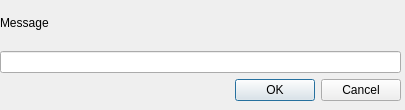
<?xml version="1.0" encoding="UTF-8"?>
<ui version="4.0">
 <class>uiFriendsAd</class>
 <widget class="QDialog" name="uiFriendsAd">
  <property name="geometry">
   <rect>
    <x>0</x>
    <y>0</y>
    <width>405</width>
    <height>110</height>
   </rect>
  </property>
  <property name="minimumSize">
   <size>
    <width>405</width>
    <height>110</height>
   </size>
  </property>
  <property name="maximumSize">
   <size>
    <width>405</width>
    <height>110</height>
   </size>
  </property>
  <property name="windowTitle">
   <string>Zmiana listy przyjaciół</string>
  </property>
  <property name="windowIcon">
   <iconset resource="../scc.qrc">
    <normaloff>:/images/logo_64.png</normaloff>:/images/logo_64.png</iconset>
  </property>
  <widget class="QWidget" name="verticalLayoutWidget">
   <property name="geometry">
    <rect>
     <x>0</x>
     <y>0</y>
     <width>401</width>
     <height>101</height>
    </rect>
   </property>
   <layout class="QVBoxLayout" name="verticalLayout">
    <item>
     <widget class="QLabel" name="label">
      <property name="text">
       <string>Message</string>
      </property>
     </widget>
    </item>
    <item>
     <widget class="QLineEdit" name="lineEdit"/>
    </item>
    <item>
     <widget class="QDialogButtonBox" name="buttonBox">
      <property name="standardButtons">
       <set>QDialogButtonBox::Cancel|QDialogButtonBox::Ok</set>
      </property>
     </widget>
    </item>
   </layout>
  </widget>
 </widget>
 <resources>
  <include location="../scc.qrc"/>
 </resources>
 <connections/>
</ui>
